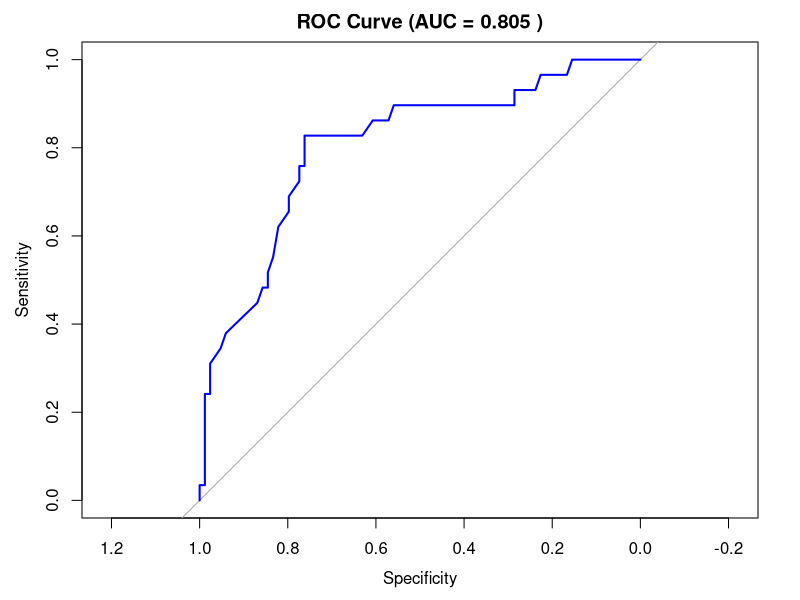
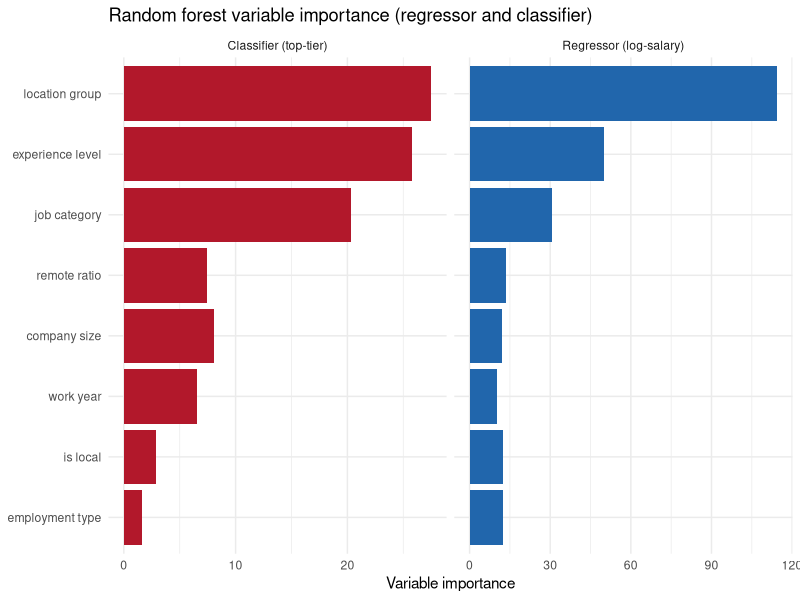
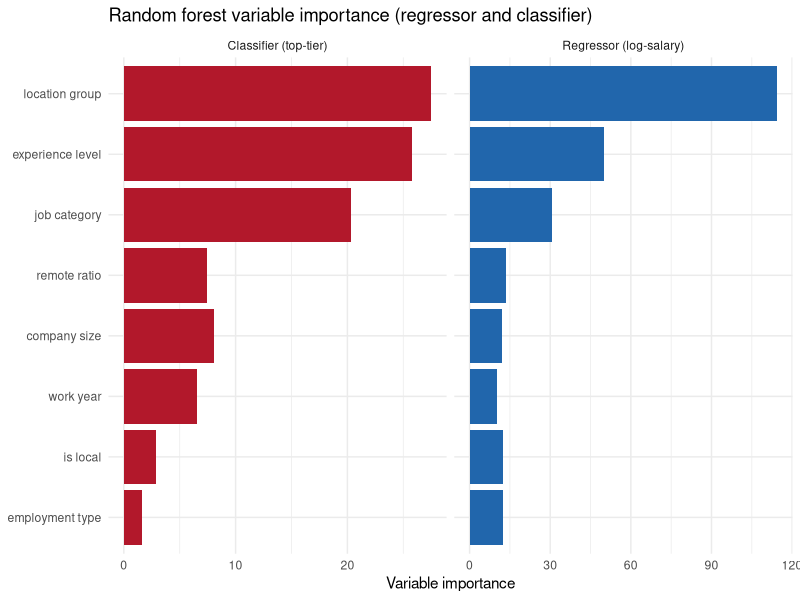

Write the R code that produced these figures, in order.
## ---- chunk 1
knitr::opts_knit$set(root.dir = ".")
knitr::opts_chunk$set(echo = TRUE)
## ---- chunk 2
library(tidyverse)
library(caret)
library(pROC)
data <- read.csv("dataset/ds_salaries_clean.csv")
train <- read.csv("dataset/train_data.csv")
test <- read.csv("dataset/test_data.csv")
## ---- chunk 3
prepare_logit_data <- function(df, q3_val) {
  df %>%
    mutate(
      is_top_tier = if_else(salary_in_usd >= q3_val, 1L, 0L),
      employment_group = factor(if_else(employment_type == "FT", "FT", "Non_FT"), levels = c("FT", "Non_FT")),
      company_location_group = factor(if_else(location_group == "US", "US", "Non_US"), levels = c("Non_US", "US"))
    )
}

q3_salary <- quantile(data$salary_in_usd, probs = 0.75, na.rm = TRUE)
train_logit <- prepare_logit_data(train, q3_salary)
test_logit <- prepare_logit_data(test, q3_salary)
## ---- chunk 4
continuous_metrics <- read.csv("task04_model_comparison.csv")
knitr::kable(continuous_metrics %>% arrange(RMSE_usd), 
             caption = "Continuous Regression Models Ranked by USD RMSE")
## ---- chunk 5
logit_train <- glm(
  is_top_tier ~ experience_level + company_size + remote_ratio +
    job_category + employment_group + company_location_group,
  family = binomial(link = "logit"),
  data = train_logit
)

test_probs <- predict(logit_train, newdata = test_logit, type = "response")
test_preds <- factor(ifelse(test_probs >= 0.5, 1, 0), levels = c(0, 1))
actual_class <- factor(test_logit$is_top_tier, levels = c(0, 1))

conf_matrix <- confusionMatrix(test_preds, actual_class, positive = "1")
print(conf_matrix$table)

roc_curve <- roc(test_logit$is_top_tier, test_probs)
auc_value <- auc(roc_curve)

cat("Accuracy:  ", round(conf_matrix$overall["Accuracy"], 3), "\n")
cat("Precision: ", round(conf_matrix$byClass["Pos Pred Value"], 3), "\n")
cat("Recall:    ", round(conf_matrix$byClass["Sensitivity"], 3), "\n")
cat("F1-Score:  ", round(conf_matrix$byClass["F1"], 3), "\n")
cat("ROC-AUC:   ", round(auc_value, 3), "\n")

plot(roc_curve, col = "blue", lwd = 2, main = paste("ROC Curve (AUC =", round(auc_value, 3), ")"))
## ---- chunk 6
library(randomForest)

# ------- shared split and factor levels (same as Tasks 4-6) -------
set.seed(2026)
train_2022_ids <- sample(which(data$work_year == 2022), 165)
train_ids <- c(which(data$work_year %in% c(2020, 2021)), train_2022_ids)
train <- data[train_ids, ]; test <- data[-train_ids, ]
stopifnot(nrow(train) == 452, nrow(test) == 113)

q3_rf <- quantile(data$salary_in_usd, 0.75)
train$is_top_tier <- as.factor(ifelse(train$salary_in_usd >= q3_rf, "1", "0"))
test$is_top_tier  <- as.factor(ifelse(test$salary_in_usd >= q3_rf, "1", "0"))

flvl <- function(v) levels(droplevels(factor(v)))
prep_rf <- function(df) df %>%
  select(experience_level, company_size, remote_ratio, job_category,
         employment_type, location_group, is_local, work_year,
         log_salary, salary_in_usd, is_top_tier) %>%
  mutate(across(c(experience_level, company_size, remote_ratio, job_category,
                  employment_type, location_group),
                ~ factor(., levels = flvl(data[[cur_column()]]))))
train <- prep_rf(train); test <- prep_rf(test)
## ---- chunk 7
# ------- Random forest regressor on log-salary -------
tune_grid <- expand.grid(mtry = c(2,3,4,5,6,8), nodesize = c(5,10,20))
oob <- numeric(nrow(tune_grid))
for (i in seq_len(nrow(tune_grid))) {
  set.seed(1)
  oob[i] <- tail(randomForest(
    log_salary ~ experience_level + company_size + remote_ratio + job_category +
      employment_type + location_group + is_local + work_year,
    data = train, mtry = tune_grid$mtry[i], nodesize = tune_grid$nodesize[i],
    ntree = 400)$mse, 1)
}
tune_grid$oob_rmse <- oob
best <- tune_grid[which.min(oob), ]
cat("Best tuning for the regressor: mtry =", best$mtry,
    ", nodesize =", best$nodesize, "\n")

set.seed(1)
rf_reg <- randomForest(
  log_salary ~ experience_level + company_size + remote_ratio + job_category +
    employment_type + location_group + is_local + work_year,
  data = train, mtry = best$mtry, nodesize = best$nodesize, ntree = 1000)

rf_hat <- predict(rf_reg, newdata = test)
rf_metrics_log <- c(RMSE_log = sqrt(mean((test$log_salary - rf_hat)^2)),
                    R2_log = 1 - sum((test$log_salary - rf_hat)^2) /
                      sum((test$log_salary - mean(test$log_salary))^2))
rf_metrics_usd <- c(RMSE_usd = sqrt(mean((exp(rf_hat) - test$salary_in_usd)^2)),
                    MAE_usd = mean(abs(exp(rf_hat) - test$salary_in_usd)),
                    R2_usd = 1 - sum((exp(rf_hat) - test$salary_in_usd)^2) /
                      sum((test$salary_in_usd - mean(test$salary_in_usd))^2))
cat("RF regressor (log): ", round(rf_metrics_log, 4), "\n")
cat("RF regressor (USD): ", round(rf_metrics_usd, 1), "\n")
## ---- chunk 8
# ------- Random forest classifier on the top-tier target -------
set.seed(1)
rf_clf <- randomForest(
  is_top_tier ~ experience_level + company_size + remote_ratio + job_category +
    employment_type + location_group + is_local + work_year,
  data = train, mtry = 3, nodesize = 5, ntree = 1000)

prob_1 <- predict(rf_clf, newdata = test, type = "prob")[, "1"]
pred_class <- ifelse(prob_1 >= 0.5, "1", "0")
actual <- as.character(test$is_top_tier)

conf_rf <- table(Predicted = pred_class, Actual = actual)
tp <- sum(pred_class == "1" & actual == "1"); fp <- sum(pred_class == "1" & actual == "0")
fn <- sum(pred_class == "0" & actual == "1"); tn <- sum(pred_class == "0" & actual == "0")
acc  <- (tp + tn) / length(actual)
prec <- tp / (tp + fp); rec <- tp / (tp + fn); f1 <- 2 * prec * rec / (prec + rec)
rr <- rank(prob_1); a1 <- which(actual == "1"); a0 <- which(actual == "0")
auc <- (sum(rr[a1]) - length(a1) * (length(a1) + 1) / 2) / (length(a1) * length(a0))

cat("RF classifier: AUC=", round(auc, 3), " Accuracy=", round(acc, 3),
    " Precision=", round(prec, 3), " Recall=", round(rec, 3),
    " F1=", round(f1, 3), "\n")
conf_rf

cat("logistic benchmark: AUC 0.711, Acc 0.673, Prec 0.500, Rec 0.541, F1 0.519\n")
## ---- chunk 9
# ------- Combined variable-importance figure -------
imp_reg <- importance(rf_reg) %>% as.data.frame()
imp_clf <- importance(rf_clf) %>% as.data.frame()
imp_reg$Variable <- rownames(imp_reg); imp_clf$Variable <- rownames(imp_clf)

imp_both <- bind_rows(
  imp_reg %>% select(Variable, Value = IncNodePurity) %>%
    mutate(Model = "Regressor (log-salary)"),
  imp_clf %>% select(Variable, Value = MeanDecreaseGini) %>%
    mutate(Model = "Classifier (top-tier)")
) %>%
  mutate(Variable = stringr::str_replace_all(Variable, "_", " "))

ggplot(imp_both, aes(x = reorder(Variable, Value), y = Value, fill = Model)) +
  geom_col() +
  coord_flip() +
  facet_wrap(~ Model, scales = "free_x") +
  scale_fill_manual(values = c("Regressor (log-salary)" = "#2166ac",
                               "Classifier (top-tier)" = "#b2182b")) +
  theme_minimal() +
  theme(legend.position = "none") +
  labs(x = NULL, y = "Variable importance",
       title = "Random forest variable importance (regressor and classifier)")
ggsave("../plan/REPORT/img/activity1/06_rf_variable_importance.png",
       width = 9, height = 4, dpi = 220)
